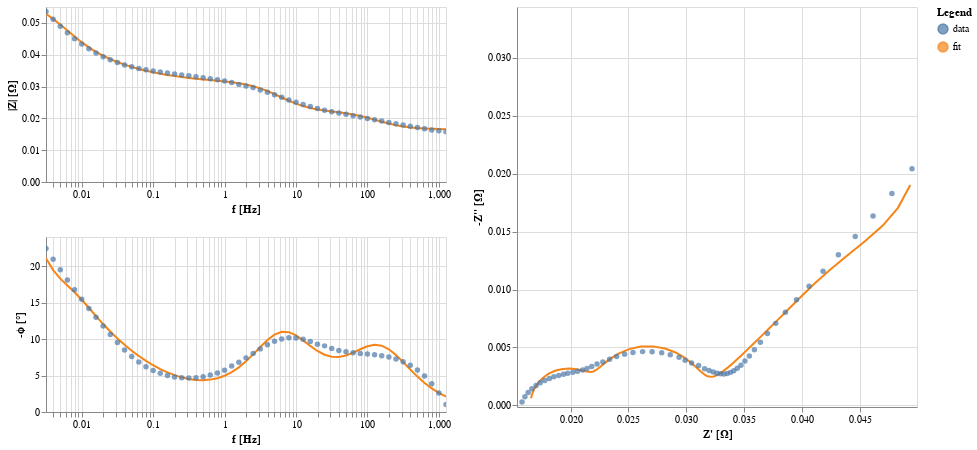

The code cell stored with this chart in its notebook:
### Code cell
circuit.plot(f_data=frequencies, Z_data=Z)

### Figure 1 — Vega-Lite specification as saved in the notebook (floating-point values rounded to 4 significant figures)
{"config": {"view": {"continuousWidth": 300, "continuousHeight": 300}, "background": "#FFFFFF"}, "hconcat": [{"vconcat": [{"layer": [{"data": {"name": "data-693027ea876952b300b5bdb407b8dd34"}, "mark": {"type": "line"}, "encoding": {"color": {"field": "kind", "type": "nominal"}, "x": {"axis": {"title": "f [Hz]"}, "field": "f", "scale": {"nice": false, "type": "log"}, "type": "quantitative"}, "y": {"axis": {"title": "|Z| [Ω]"}, "field": "mag", "type": "quantitative"}}, "transform": [{"calculate": "sqrt(pow(datum.z_real,2) + pow(datum.z_imag,2))", "as": "mag"}, {"calculate": "-(180/PI)*atan(datum.z_imag/datum.z_real)", "as": "neg_phase"}]}, {"data": {"name": "data-fd6f011a3bca28d19d77b78352caffcc"}, "mark": {"type": "circle"}, "encoding": {"color": {"field": "kind", "type": "nominal"}, "size": {"condition": {"param": "param_7", "value": 80, "empty": false}, "value": 30}, "x": {"axis": {"title": "f [Hz]"}, "field": "f", "scale": {"nice": false, "type": "log"}, "type": "quantitative"}, "y": {"axis": {"title": "|Z| [Ω]"}, "field": "mag", "type": "quantitative"}}, "name": "view_7", "transform": [{"calculate": "sqrt(pow(datum.z_real,2) + pow(datum.z_imag,2))", "as": "mag"}, {"calculate": "-(180/PI)*atan(datum.z_imag/datum.z_real)", "as": "neg_phase"}]}], "height": 175.0, "width": 400}, {"layer": [{"data": {"name": "data-693027ea876952b300b5bdb407b8dd34"}, "mark": {"type": "line"}, "encoding": {"color": {"field": "kind", "type": "nominal"}, "x": {"axis": {"title": "f [Hz]"}, "field": "f", "scale": {"nice": false, "type": "log"}, "type": "quantitative"}, "y": {"axis": {"title": "-ϕ [°]"}, "field": "neg_phase", "type": "quantitative"}}, "transform": [{"calculate": "sqrt(pow(datum.z_real,2) + pow(datum.z_imag,2))", "as": "mag"}, {"calculate": "-(180/PI)*atan(datum.z_imag/datum.z_real)", "as": "neg_phase"}]}, {"data": {"name": "data-fd6f011a3bca28d19d77b78352caffcc"}, "mark": {"type": "circle"}, "encoding": {"color": {"field": "kind", "type": "nominal"}, "size": {"condition": {"param": "param_7", "value": 80, "empty": false}, "value": 30}, "x": {"axis": {"title": "f [Hz]"}, "field": "f", "scale": {"nice": false, "type": "log"}, "type": "quantitative"}, "y": {"axis": {"title": "-ϕ [°]"}, "field": "neg_phase", "type": "quantitative"}}, "name": "view_8", "transform": [{"calculate": "sqrt(pow(datum.z_real,2) + pow(datum.z_imag,2))", "as": "mag"}, {"calculate": "-(180/PI)*atan(datum.z_imag/datum.z_real)", "as": "neg_phase"}]}], "height": 175.0, "width": 400}]}, {"layer": [{"data": {"name": "data-693027ea876952b300b5bdb407b8dd34"}, "mark": {"type": "line"}, "encoding": {"color": {"field": "kind", "type": "nominal"}, "x": {"axis": {"title": "Z' [Ω]"}, "field": "z_real", "scale": {"domain": [0.01581, 0.0495], "nice": false, "padding": 5}, "type": "quantitative"}, "y": {"axis": {"title": "-Z'' [Ω]"}, "field": "neg_z_imag", "scale": {"domain": [0.0002828, 0.03397], "nice": false, "padding": 5}, "type": "quantitative"}}, "transform": [{"calculate": "-datum.z_imag", "as": "neg_z_imag"}]}, {"data": {"name": "data-fd6f011a3bca28d19d77b78352caffcc"}, "mark": {"type": "circle"}, "encoding": {"color": {"field": "kind", "legend": {"title": "Legend"}, "type": "nominal"}, "size": {"condition": {"param": "param_7", "value": 80, "empty": false}, "value": 30}, "x": {"axis": {"title": "Z' [Ω]"}, "field": "z_real", "scale": {"domain": [0.01581, 0.0495], "nice": false, "padding": 5}, "type": "quantitative"}, "y": {"axis": {"title": "-Z'' [Ω]"}, "field": "neg_z_imag", "scale": {"domain": [0.0002828, 0.03397], "nice": false, "padding": 5}, "type": "quantitative"}}, "name": "view_9", "transform": [{"calculate": "-datum.z_imag", "as": "neg_z_imag"}]}], "height": 400, "width": 400}], "params": [{"name": "param_7", "select": {"type": "point", "fields": ["f"], "nearest": true, "on": "mouseover"}, "views": ["view_7", "view_8", "view_9"]}, {"name": "param_9", "select": {"type": "interval", "encodings": ["x", "y"]}, "bind": "scales", "views": ["view_7", "view_8"]}, {"name": "param_8", "select": {"type": "interval", "encodings": ["x", "y"]}, "bind": "scales", "views": ["view_9"]}], "$schema": "https://vega.github.io/schema/vega-lite/v5.8.0.json", "datasets": {"data-693027ea876952b300b5bdb407b8dd34": [{"f": 0.003162, "z_real": 0.04935, "z_imag": -0.01903, "kind": "fit", "fmt": "-"}, {"f": 0.003981, "z_real": 0.04829, "z_imag": -0.01706, "kind": "fit", "fmt": "-"}, {"f": 0.005012, "z_real": 0.04697, "z_imag": -0.01552, "kind": "fit", "fmt": "-"}, {"f": 0.00631, "z_real": 0.04546, "z_imag": -0.01419, "kind": "fit", "fmt": "-"}, {"f": 0.007943, "z_real": 0.04388, "z_imag": -0.01292, "kind": "fit", "fmt": "-"}, {"f": 0.01, "z_real": 0.04237, "z_imag": -0.01167, "kind": "fit", "fmt": "-"}, {"f": 0.01259, "z_real": 0.04102, "z_imag": -0.01045, "kind": "fit", "fmt": "-"}, {"f": 0.01585, "z_real": 0.03984, "z_imag": -0.009313, "kind": "fit", "fmt": "-"}, {"f": 0.01995, "z_real": 0.03882, "z_imag": -0.008294, "kind": "fit", "fmt": "-"}, {"f": 0.02512, "z_real": 0.03793, "z_imag": -0.007397, "kind": "fit", "fmt": "-"}, {"f": 0.03162, "z_real": 0.03713, "z_imag": -0.006606, "kind": "fit", "fmt": "-"}, {"f": 0.03981, "z_real": 0.03642, "z_imag": -0.005907, "kind": "fit", "fmt": "-"}, {"f": 0.05012, "z_real": 0.03578, "z_imag": -0.005289, "kind": "fit", "fmt": "-"}, {"f": 0.0631, "z_real": 0.03521, "z_imag": -0.004744, "kind": "fit", "fmt": "-"}, {"f": 0.07943, "z_real": 0.03471, "z_imag": -0.004266, "kind": "fit", "fmt": "-"}, {"f": 0.1, "z_real": 0.03426, "z_imag": -0.003849, "kind": "fit", "fmt": "-"}, {"f": 0.1259, "z_real": 0.03385, "z_imag": -0.00349, "kind": "fit", "fmt": "-"}, {"f": 0.1585, "z_real": 0.03349, "z_imag": -0.003186, "kind": "fit", "fmt": "-"}, {"f": 0.1995, "z_real": 0.03317, "z_imag": -0.002934, "kind": "fit", "fmt": "-"}, {"f": 0.2512, "z_real": 0.03288, "z_imag": -0.002733, "kind": "fit", "fmt": "-"}, {"f": 0.3162, "z_real": 0.03262, "z_imag": -0.002585, "kind": "fit", "fmt": "-"}, {"f": 0.3981, "z_real": 0.03238, "z_imag": -0.002491, "kind": "fit", "fmt": "-"}, {"f": 0.5012, "z_real": 0.03215, "z_imag": -0.002454, "kind": "fit", "fmt": "-"}, {"f": 0.631, "z_real": 0.03193, "z_imag": -0.002479, "kind": "fit", "fmt": "-"}, {"f": 0.7943, "z_real": 0.0317, "z_imag": -0.002573, "kind": "fit", "fmt": "-"}, {"f": 1.0, "z_real": 0.03146, "z_imag": -0.00274, "kind": "fit", "fmt": "-"}, {"f": 1.259, "z_real": 0.03118, "z_imag": -0.002985, "kind": "fit", "fmt": "-"}, {"f": 1.585, "z_real": 0.03083, "z_imag": -0.00331, "kind": "fit", "fmt": "-"}, {"f": 1.995, "z_real": 0.03039, "z_imag": -0.003702, "kind": "fit", "fmt": "-"}, {"f": 2.512, "z_real": 0.02981, "z_imag": -0.004136, "kind": "fit", "fmt": "-"}, {"f": 3.162, "z_real": 0.02907, "z_imag": -0.00456, "kind": "fit", "fmt": "-"}, {"f": 3.981, "z_real": 0.02817, "z_imag": -0.004902, "kind": "fit", "fmt": "-"}, {"f": 5.012, "z_real": 0.02714, "z_imag": -0.005087, "kind": "fit", "fmt": "-"}, {"f": 6.31, "z_real": 0.02607, "z_imag": -0.005068, "kind": "fit", "fmt": "-"}, {"f": 7.943, "z_real": 0.02507, "z_imag": -0.004851, "kind": "fit", "fmt": "-"}, {"f": 10.0, "z_real": 0.0242, "z_imag": -0.004492, "kind": "fit", "fmt": "-"}, {"f": 12.59, "z_real": 0.02351, "z_imag": -0.004072, "kind": "fit", "fmt": "-"}, {"f": 15.85, "z_real": 0.02298, "z_imag": -0.003664, "kind": "fit", "fmt": "-"}, {"f": 19.95, "z_real": 0.02257, "z_imag": -0.00332, "kind": "fit", "fmt": "-"}, {"f": 25.12, "z_real": 0.02225, "z_imag": -0.003069, "kind": "fit", "fmt": "-"}, {"f": 31.62, "z_real": 0.02198, "z_imag": -0.002922, "kind": "fit", "fmt": "-"}, {"f": 39.81, "z_real": 0.0217, "z_imag": -0.002874, "kind": "fit", "fmt": "-"}, {"f": 50.12, "z_real": 0.02138, "z_imag": -0.00291, "kind": "fit", "fmt": "-"}, {"f": 63.1, "z_real": 0.021, "z_imag": -0.003002, "kind": "fit", "fmt": "-"}, {"f": 79.43, "z_real": 0.02053, "z_imag": -0.003106, "kind": "fit", "fmt": "-"}, {"f": 100.0, "z_real": 0.01996, "z_imag": -0.003169, "kind": "fit", "fmt": "-"}, {"f": 125.9, "z_real": 0.01935, "z_imag": -0.003142, "kind": "fit", "fmt": "-"}, {"f": 158.5, "z_real": 0.01872, "z_imag": -0.002999, "kind": "fit", "fmt": "-"}, {"f": 199.5, "z_real": 0.01816, "z_imag": -0.002749, "kind": "fit", "fmt": "-"}, {"f": 251.2, "z_real": 0.01769, "z_imag": -0.002427, "kind": "fit", "fmt": "-"}, {"f": 316.2, "z_real": 0.01733, "z_imag": -0.002079, "kind": "fit", "fmt": "-"}, {"f": 398.1, "z_real": 0.01707, "z_imag": -0.00174, "kind": "fit", "fmt": "-"}, {"f": 501.2, "z_real": 0.01688, "z_imag": -0.001433, "kind": "fit", "fmt": "-"}, {"f": 631.0, "z_real": 0.01676, "z_imag": -0.001168, "kind": "fit", "fmt": "-"}, {"f": 794.3, "z_real": 0.01668, "z_imag": -0.0009445, "kind": "fit", "fmt": "-"}, {"f": 1000.0, "z_real": 0.01662, "z_imag": -0.0007607, "kind": "fit", "fmt": "-"}, {"f": 1259.0, "z_real": 0.01659, "z_imag": -0.0006111, "kind": "fit", "fmt": "-"}], "data-fd6f011a3bca28d19d77b78352caffcc": [{"f": 0.003162, "z_real": 0.0495, "z_imag": -0.02044, "kind": "data", "fmt": "o"}, {"f": 0.003981, "z_real": 0.04777, "z_imag": -0.01829, "kind": "data", "fmt": "o"}, {"f": 0.005012, "z_real": 0.04614, "z_imag": -0.01634, "kind": "data", "fmt": "o"}, {"f": 0.00631, "z_real": 0.0446, "z_imag": -0.01459, "kind": "data", "fmt": "o"}, {"f": 0.007943, "z_real": 0.04314, "z_imag": -0.013, "kind": "data", "fmt": "o"}, {"f": 0.01, "z_real": 0.04182, "z_imag": -0.01157, "kind": "data", "fmt": "o"}, {"f": 0.01259, "z_real": 0.04061, "z_imag": -0.01028, "kind": "data", "fmt": "o"}, {"f": 0.01585, "z_real": 0.03952, "z_imag": -0.009113, "kind": "data", "fmt": "o"}, {"f": 0.01995, "z_real": 0.03857, "z_imag": -0.008045, "kind": "data", "fmt": "o"}, {"f": 0.02512, "z_real": 0.03773, "z_imag": -0.007076, "kind": "data", "fmt": "o"}, {"f": 0.03162, "z_real": 0.03701, "z_imag": -0.00621, "kind": "data", "fmt": "o"}, {"f": 0.03981, "z_real": 0.0364, "z_imag": -0.005451, "kind": "data", "fmt": "o"}, {"f": 0.05012, "z_real": 0.03588, "z_imag": -0.004805, "kind": "data", "fmt": "o"}, {"f": 0.0631, "z_real": 0.03545, "z_imag": -0.004263, "kind": "data", "fmt": "o"}, {"f": 0.07943, "z_real": 0.03507, "z_imag": -0.003817, "kind": "data", "fmt": "o"}, {"f": 0.1, "z_real": 0.03472, "z_imag": -0.003465, "kind": "data", "fmt": "o"}, {"f": 0.1259, "z_real": 0.0344, "z_imag": -0.003194, "kind": "data", "fmt": "o"}, {"f": 0.1585, "z_real": 0.03411, "z_imag": -0.002984, "kind": "data", "fmt": "o"}, {"f": 0.1995, "z_real": 0.03382, "z_imag": -0.002842, "kind": "data", "fmt": "o"}, {"f": 0.2512, "z_real": 0.03354, "z_imag": -0.002751, "kind": "data", "fmt": "o"}, {"f": 0.3162, "z_real": 0.03325, "z_imag": -0.002709, "kind": "data", "fmt": "o"}, {"f": 0.3981, "z_real": 0.03296, "z_imag": -0.002716, "kind": "data", "fmt": "o"}, {"f": 0.5012, "z_real": 0.03266, "z_imag": -0.002769, "kind": "data", "fmt": "o"}, {"f": 0.631, "z_real": 0.03233, "z_imag": -0.002869, "kind": "data", "fmt": "o"}, {"f": 0.7943, "z_real": 0.03197, "z_imag": -0.002995, "kind": "data", "fmt": "o"}, {"f": 1.0, "z_real": 0.03158, "z_imag": -0.003163, "kind": "data", "fmt": "o"}, {"f": 1.259, "z_real": 0.03107, "z_imag": -0.003435, "kind": "data", "fmt": "o"}, {"f": 1.585, "z_real": 0.03046, "z_imag": -0.003653, "kind": "data", "fmt": "o"}, {"f": 1.995, "z_real": 0.0299, "z_imag": -0.003896, "kind": "data", "fmt": "o"}, {"f": 2.512, "z_real": 0.02938, "z_imag": -0.00415, "kind": "data", "fmt": "o"}, {"f": 3.162, "z_real": 0.02861, "z_imag": -0.004356, "kind": "data", "fmt": "o"}, {"f": 3.981, "z_real": 0.02788, "z_imag": -0.004529, "kind": "data", "fmt": "o"}, {"f": 5.012, "z_real": 0.02705, "z_imag": -0.004624, "kind": "data", "fmt": "o"}, {"f": 6.31, "z_real": 0.02623, "z_imag": -0.004635, "kind": "data", "fmt": "o"}, {"f": 7.943, "z_real": 0.0254, "z_imag": -0.004563, "kind": "data", "fmt": "o"}, {"f": 10.0, "z_real": 0.02467, "z_imag": -0.004418, "kind": "data", "fmt": "o"}, {"f": 12.59, "z_real": 0.02398, "z_imag": -0.004214, "kind": "data", "fmt": "o"}, {"f": 15.85, "z_real": 0.02338, "z_imag": -0.003976, "kind": "data", "fmt": "o"}, {"f": 19.95, "z_real": 0.0228, "z_imag": -0.003729, "kind": "data", "fmt": "o"}, {"f": 25.12, "z_real": 0.02229, "z_imag": -0.003558, "kind": "data", "fmt": "o"}, {"f": 31.62, "z_real": 0.02183, "z_imag": -0.003351, "kind": "data", "fmt": "o"}, {"f": 39.81, "z_real": 0.02142, "z_imag": -0.003183, "kind": "data", "fmt": "o"}, {"f": 50.12, "z_real": 0.02104, "z_imag": -0.003051, "kind": "data", "fmt": "o"}, {"f": 63.1, "z_real": 0.02061, "z_imag": -0.002939, "kind": "data", "fmt": "o"}, {"f": 79.43, "z_real": 0.02021, "z_imag": -0.002848, "kind": "data", "fmt": "o"}, {"f": 100.0, "z_real": 0.01976, "z_imag": -0.002758, "kind": "data", "fmt": "o"}, {"f": 125.9, "z_real": 0.0194, "z_imag": -0.002677, "kind": "data", "fmt": "o"}, {"f": 158.5, "z_real": 0.01898, "z_imag": -0.002576, "kind": "data", "fmt": "o"}, {"f": 199.5, "z_real": 0.01856, "z_imag": -0.002456, "kind": "data", "fmt": "o"}, {"f": 251.2, "z_real": 0.01817, "z_imag": -0.002316, "kind": "data", "fmt": "o"}, {"f": 316.2, "z_real": 0.01778, "z_imag": -0.002149, "kind": "data", "fmt": "o"}, {"f": 398.1, "z_real": 0.01738, "z_imag": -0.001949, "kind": "data", "fmt": "o"}, {"f": 501.2, "z_real": 0.01703, "z_imag": -0.001715, "kind": "data", "fmt": "o"}, {"f": 631.0, "z_real": 0.01666, "z_imag": -0.001436, "kind": "data", "fmt": "o"}, {"f": 794.3, "z_real": 0.01634, "z_imag": -0.001109, "kind": "data", "fmt": "o"}, {"f": 1000.0, "z_real": 0.01606, "z_imag": -0.0007287, "kind": "data", "fmt": "o"}, {"f": 1259.0, "z_real": 0.01581, "z_imag": -0.0002828, "kind": "data", "fmt": "o"}]}}
